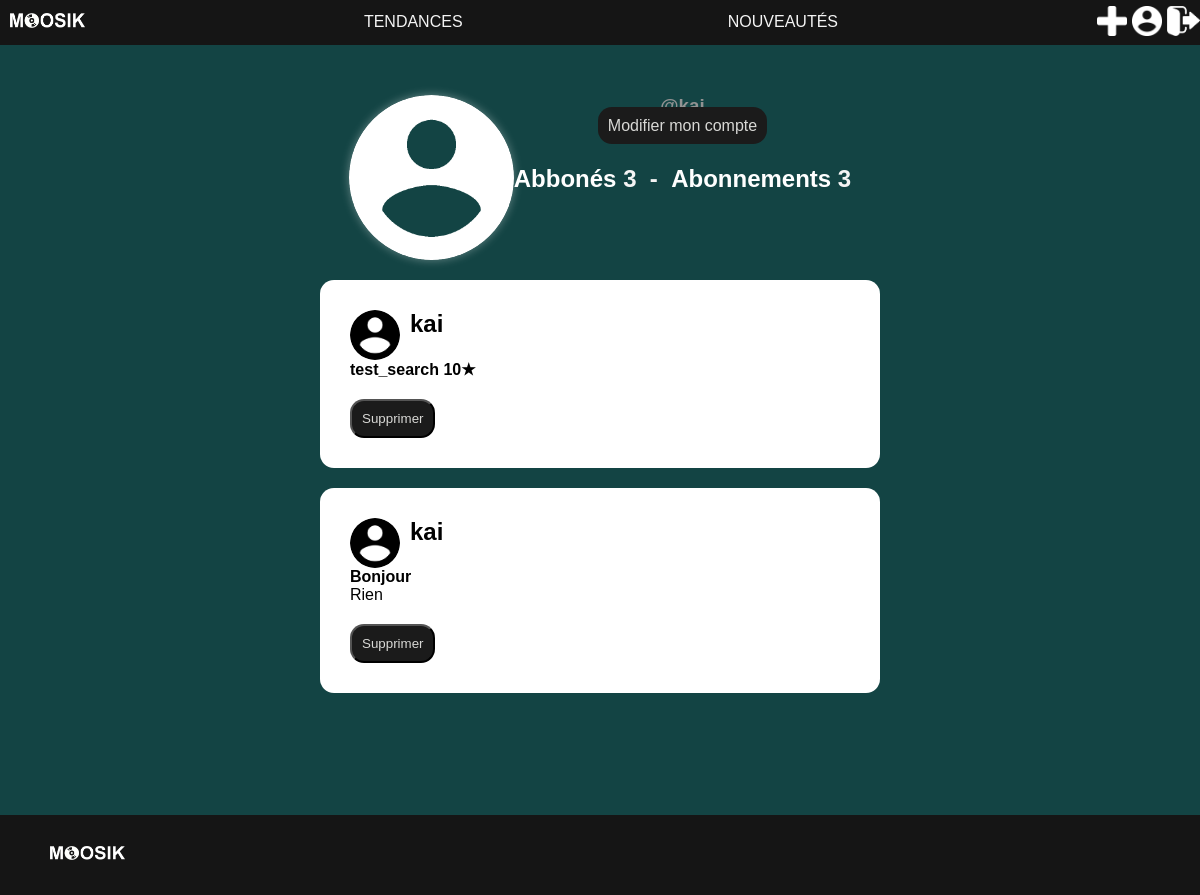
The app's page /PHP/pageProfil.php (signed in) with its own data.
### tables this page shows
CREATE TABLE `users` (
  `username` varchar(256) NOT NULL,
  `mail` text NOT NULL,
  `mdp` varchar(256) NOT NULL,
  `admin` tinyint(1) NOT NULL DEFAULT 0,
  `abonnés` int(255) NOT NULL DEFAULT 0,
  `abonnements` int(255) NOT NULL DEFAULT 0,
  `nom` varchar(40) DEFAULT NULL,
  `bio` varchar(256) DEFAULT NULL,
  `pdp` varchar(256) DEFAULT NULL,
  `id` int(11) NOT NULL
);

CREATE TABLE `posts` (
  `id` int(255) NOT NULL,
  `type` varchar(255) NOT NULL,
  `userId` int(255) NOT NULL,
  `titre` varchar(255) NOT NULL,
  `artiste` varchar(255) DEFAULT NULL,
  `etoiles` int(2) DEFAULT NULL,
  `texte` varchar(255) DEFAULT NULL,
  `morceau` varchar(255) DEFAULT NULL,
  `date` datetime NOT NULL DEFAULT current_timestamp(),
  `likes` int(255) NOT NULL DEFAULT 0
);

### PHP/pageProfil.php (the view, shortened to what this page needs)
<?php include('header.php');
?>
    <div class="profil">
    <section class = "compte">
        <div class="profile-pic">
            <label class="-label" for="file">
                <span class="glyphicon glyphicon-camera"></span>
            </label>
            <img src=<?php
                $mail =  $_SESSION["mail"];
                $connexion = mysqli_connect("localhost", "root", "", "moosik");
                $res = mysqli_query($connexion,"SELECT pdp FROM users WHERE mail= '$mail';");
                $pdp = $res->fetch_assoc();
                if (is_null($pdp['pdp'])){
                    echo "../Images/compte.png";
                }
                else{
                    echo "../Uploads/PhotoDeProfil/".$pdp['pdp'];
                }?>  id="output" width="200" />
        </div>
        <div id="infoCompte">
            <?php $result = mysqli_query($connexion, "SELECT * FROM users WHERE mail= '$mail';");
            if ($row = $result->fetch_assoc()){
                $nom = $row['nom'];
                $username = $row['username'];
                $userid = $row['id'];
                echo ("<h3>@".$username."</h3>");
                echo ("<a class=\"buttonBis\" href=\"formulaireCompte.php\">Modifier mon compte</a>");
                echo ("<div id=\"abo\"> <h2><a href='listeAbonne.php?userid=$userid'>Abbonés </a> ".$row['abonnés']." </h2><h2> "."  " ."  -  "."<a href='listeAbonnement.php?userid=$userid'>Abonnements </a>".$row['abonnements']."</h2></div>");
            }
            ?>
        </div>
    </section>
    <section class="article-profil">
        <div class = "div-article">
            <?php
                $result = mysqli_query($connexion,"SELECT * FROM posts WHERE userId='$userid' ORDER BY Date DESC;");
                $queryResults = mysqli_num_rows($result);
                if ($queryResults>0){
                while($row = mysqli_fetch_assoc($result)){
                    echo "<div class = \"article-box\">";
                    $res= mysqli_query($connexion,"SELECT * FROM users WHERE id= '$userid';");
                    if ($row2 = $res->fetch_assoc()){
                        $username = $row2['username'];
                        $nom = $row2['nom'];
                        $pdp = $row2['pdp'];
                    }
                    echo "<div class=\" cont\"><div class=\"mini-pdp\">";
                    if(is_null($row2['pdp'])){
                        echo"<img src=\"../Images/compte-noir.png\" height=50px>";
                    }
                    else{
                        echo"<img src=\"../Uploads/PhotoDeProfil/".$pdp."\" height=50px>";
                    }
                    echo "</div><div class =\"name-container\">";
                    if (!is_null($nom)){
                        echo"<h1>".$nom."</h1><a href=\"\"><h3>@".$username."</h3></a>";
                    }
                    else{
                        echo "<h1>".$username."</h1>";
                    }
                    echo "</div></div>";
                    if ($row['type']==='avis_album'||$row['type']==='avis_morceau'){
                        echo"<h4>".$row["titre"]." ".$row["etoiles"]."★</h4>
                        <p>".$row['texte']."</p>
                        ";
                    }
                    else if($row['type']==='article'){
                        echo"<h4>".$row["titre"]."</h4>
                        <p>".$row['texte']."</p>
                        ";
                    }
                    $id_publication=$row["id"];
                                echo("<form action ='supprimer.php' method='post' id='supprimer'>
                                <input type='hidden' name='publication' id='publication' value='$id_publication'>
                                <input type='hidden' name='idScroll' id='idScroll' value='pageProfil.php'>
                                <button type ='submit' name='supprimer' id='supprimer' class='buttonBis'>Supprimer</button>
                                </form>
                                </div>");
                }
            }?>
        </div>
    </section>
    </div>
<?php include('footer.php');?>

### CSS/stylesheet.css (style rules this page uses)
:root { --headerTextColor: #f4f4f4; --headerColor: #151515; --backgroundColor: #134444; --sideTextColor: #929292; }
* { font-family: arial; }
body { background-color: var(--backgroundColor); margin: 0px; }
a { text-decoration: none; }
.div-article { border: #242424 4px; padding: 20px; }
.div-article h1 { padding: 0px; margin: 0px; }
.div-article p { margin: 0px; }
h4 { padding: 0px; margin: 0px; }
.mini-pdp { width: 50px; height: 50px; border-radius: 50%; overflow: hidden; display: flex; justify-content: center; align-items: center; position: relative; margin-right: 10px; }
.cont { display: flex; }
.article-box { padding: 30px; border-radius: 14px; margin-bottom: 20px; border: 10px rgb(36, 36, 36); background-color: #fff; }
.article-profil { margin: auto; width: 50%; justify-content:center; }
* .profile-pic { color: transparent; transition: all 0.3s ease; display: flex; justify-content: center; align-items: center; position: relative; transition: all 0.3s ease; }
.profile-pic img { position: absolute; object-fit: cover; width: 165px; height: 165px; box-shadow: 0 0 10px 0 rgba(255, 255, 255, 0.35); border-radius: 100px; z-index: 0; }
.profile-pic .-label { cursor: pointer; height: 165px; width: 165px; }
.profile-pic span { display: inline-flex; padding: 0.2em; height: 2em; }
.buttonBis { text-decoration: none; background-color: #1b1b1b; border-radius: 14px; color: #d8d8d5; padding: 10px; margin-top: 20px; }
.compte h3 { padding: 0px; margin: 0px; color: var(--sideTextColor); }
#abo { display: flex; margin-top: 10px; }
#abo a { color: white; }
.compte { margin-top: 50px; display: flex; justify-content: center; text-align: center; color:var(--headerTextColor) ; }
.profil { min-height: 90vh; }

### records on screen
users: username "kai", abonnés "3", abonnements "3"
posts: userId.username "kai", titre "test_search", etoiles "10"
posts: userId.username "kai", titre "Bonjour", texte "Rien"
